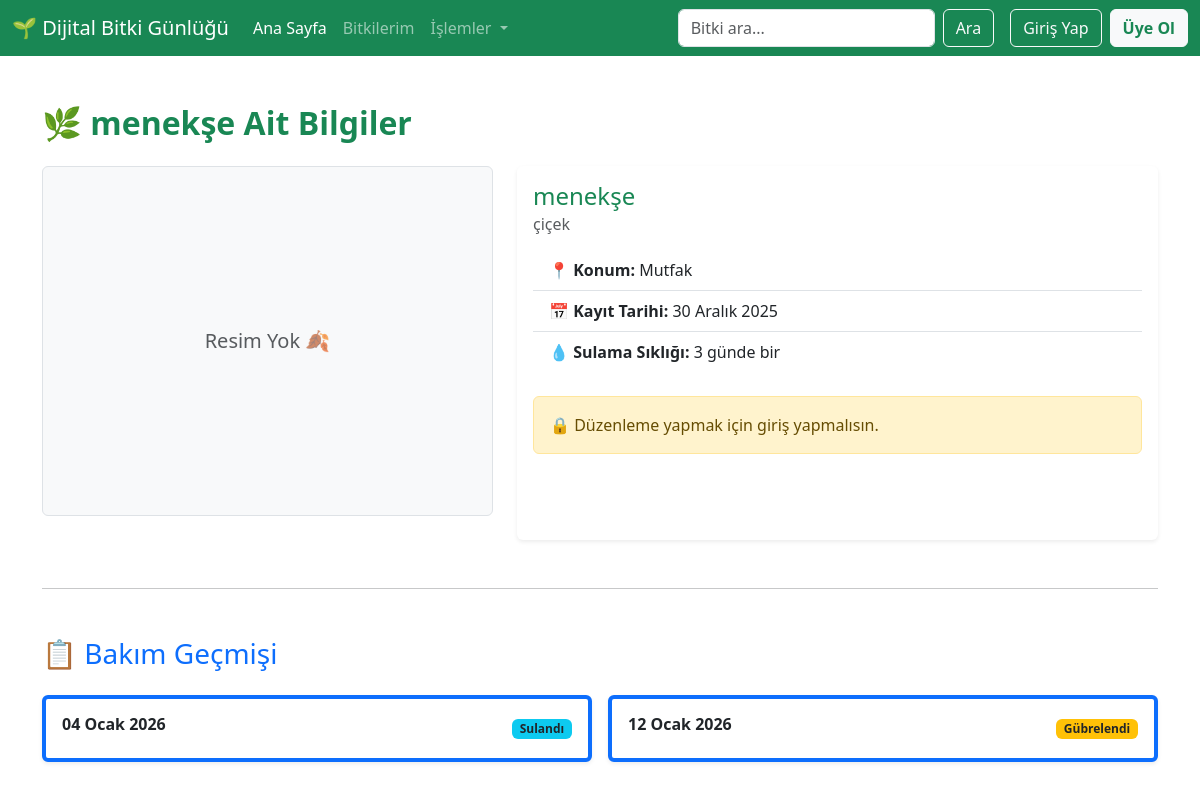
/plant/3/detail, run on the app's committed database.
### plants/models.py (models this page shows, shortened)
class Plant(models.Model):
    name= models.CharField(max_length=100, verbose_name="Bitki Adı ")
    species = models.CharField(max_length=100, blank=True, verbose_name="Bitki Türü ")
    added_date = models.DateField(verbose_name="Ekleme Tarihi ", auto_now_add=True)
    photo = models.ImageField(upload_to="plant_photos/", blank=True, null=True, verbose_name="Resim Ekle ")  # Fotoğraf
    location = models.CharField(max_length=100, choices=LOCATION_CHOICES, blank=True, verbose_name="Evdeki Konumu")
    irrigation_frequency = models.PositiveIntegerField(verbose_name="Sulama Sıklığı (Gün)")

class CareLog(models.Model):
    plant = models.ForeignKey(Plant, on_delete=models.CASCADE, related_name="care_logs") #cascade: bitki silinirse tüm bakım kayıtları siliniyo
    date = models.DateField(verbose_name="tarih")  #bakım tarihi
    watered = models.BooleanField(default=False)  #sulandı mı?
    fertilized = models.BooleanField(default=False) #gübrelendi mi?
    notes = models.TextField(blank=True)

### plants/views.py (the view)
# urls.py: path('<int:id>/detail',plant_detail,name='detail'),
def plant_detail(request,id):
    plant=get_object_or_404(Plant, id=id)
    carelogs= plant.care_logs.all()  #ilişkili bakım kayıtlarını al
    return render(request,'plant/detail.html',{'plant':plant,'carelogs':carelogs})

### templates/plant/detail.html (shortened to what this page needs)
{% extends "base.html" %}
{% block body %}
<div class="container mt-4">
    <h2 class="mb-4 text-success fw-bold">
        🌿 {{ plant.name }} Ait Bilgiler
    </h2>
    <div class="row">
        <div class="col-md-5 mb-4">
            {% if plant.photo %}
                <img id="kucukResim"
                     src="{{ plant.photo.url }}"
                     alt="{{ plant.name }}"
                     class="img-fluid rounded shadow-sm border"
                     style="width: 100%; height: 350px; object-fit: cover; cursor: pointer;">
                <p class="text-muted text-center small mt-2">
                    (Büyütmek için resme tıkla)
                </p>
            {% else %}
                <div class="bg-light rounded d-flex align-items-center justify-content-center border" style="height: 350px;">
                    <span class="text-muted fs-5">Resim Yok 🍂</span>
                </div>
            {% endif %}
        </div>
        <div class="col-md-7">
            <div class="card shadow-sm border-0 h-100">
                <div class="card-body">
                    <h4 class="card-title text-success">{{ plant.name }}</h4>
                    <h6 class="card-subtitle mb-3 text-muted">{{ plant.species }}</h6>
                    <ul class="list-group list-group-flush">
                        <li class="list-group-item">
                            <strong>📍 Konum:</strong> {{ plant.get_location_display }}
                        </li>
                        <li class="list-group-item">
                            <strong>📅 Kayıt Tarihi:</strong> {{ plant.added_date }}
                        </li>
                        <li class="list-group-item">
                            <strong>💧 Sulama Sıklığı:</strong> {{ plant.irrigation_frequency }} günde bir
                        </li>
                    </ul>
                    <div class="mt-4">
                        {% if request.user.is_authenticated %}
                            <a href="{% url 'plant:update' plant.id %}" class="btn btn-warning text-white me-2">
                                ✏️ Bilgileri Güncelle
                            </a>
                            <form action="{% url 'plant:delete' plant.id %}" method="POST" class="d-inline">
                                {% csrf_token %}
                                <button type="submit" class="btn btn-danger" onclick="return confirm('Bu bitkiyi silmek istediğine emin misin?')">
                                    🗑️ Sil
                                </button>
                            </form>
                        {% else %}
                            <div class="alert alert-warning">
                                🔒 Düzenleme yapmak için giriş yapmalısın.
                            </div>
                        {% endif %}
                    </div>
                </div>
            </div>
        </div>
    </div>
    <hr class="my-5">
    <div class="d-flex justify-content-between align-items-center mb-3">
        <h3 class="text-primary">📋 Bakım Geçmişi</h3>
    </div>
    {% if carelogs %}
        <div class="row row-cols-1 row-cols-md-2 g-3">
            {% for log in carelogs %}
            <div class="col">
                <div class="card shadow-sm border-start border-primary border-4">
                    <div class="card-body">
                        <div class="d-flex justify-content-between">
                            <h6 class="fw-bold">{{ log.date }}</h6>
                            <div>
                                {% if log.watered %}
                                    <span class="badge bg-info text-dark">Sulandı</span>
                                {% endif %}
                                {% if log.fertilized %}
                                    <span class="badge bg-warning text-dark">Gübrelendi</span>
                                {% endif %}
                            </div>
                        </div>
                    </div>
                </div>
            </div>
            {% endfor %}
        </div>
    {% else %}
        <div class="alert alert-light border text-center">
            Henüz hiç bakım kaydı girilmemiş.
        </div>
    {% endif %}
</div>
{% endblock %}

### templates/base.html (style rules this page uses)
body { padding-top: 80px; }

### data on the page
Plant: name "menekşe", species "çiçek", location "Mutfak", added_date "30 Aralık 2025", irrigation_frequency "3"
CareLog: date "04 Ocak 2026", watered "Sulandı"
CareLog: date "12 Ocak 2026", fertilized "Gübrelendi"
